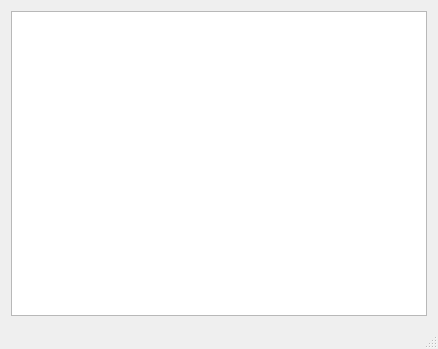
<?xml version="1.0" encoding="UTF-8"?>
<ui version="4.0">
 <class>turrel</class>
 <widget class="QMainWindow" name="turrel">
  <property name="geometry">
   <rect>
    <x>0</x>
    <y>0</y>
    <width>438</width>
    <height>349</height>
   </rect>
  </property>
  <property name="windowTitle">
   <string>Shooter game</string>
  </property>
  <widget class="QWidget" name="centralWidget">
   <layout class="QGridLayout" name="gridLayout">
    <item row="0" column="0">
     <widget class="QGraphicsView" name="scene"/>
    </item>
   </layout>
  </widget>
  <widget class="QMenuBar" name="menuBar">
   <property name="geometry">
    <rect>
     <x>0</x>
     <y>0</y>
     <width>438</width>
     <height>32</height>
    </rect>
   </property>
  </widget>
  <widget class="QStatusBar" name="statusBar"/>
 </widget>
 <layoutdefault spacing="6" margin="11"/>
 <resources/>
 <connections/>
</ui>
